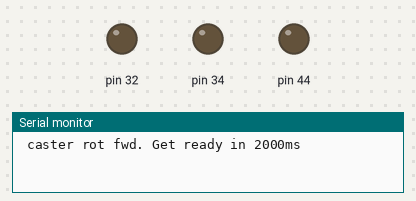
Bench run of a program on a simulated Arduino Mega 2560, built with avr-gcc and run on an emulated ATmega2560. Parts: output pins drawn as LEDs (lit = HIGH), the last lines printed to the serial monitor.

Above: at 0.1 s.
At 2.1 s:
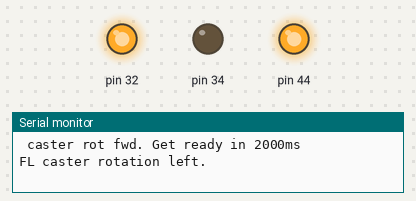
At 5.1 s:
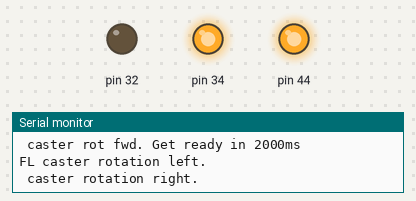
At 14.1 s:
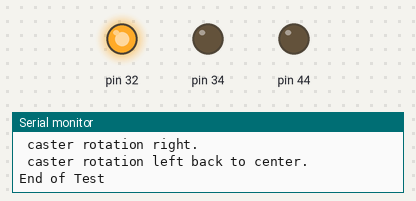
Timing chart, 0 to 15.6 s (numbered marks = the images above):
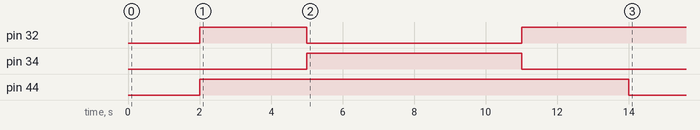

The program:

main.cpp
```cpp
#include <Arduino.h>
#include <stdint.h>
#include "main.h"
#include "test_caster.h"

void setup() {
  Serial.begin(9600);
  Serial.println(" caster rot fwd. Get ready in 2000ms");
  delay(2000);

  // test_caster_drive_fl();
  // test_caster_drive_fr();
  // test_caster_drive_r();
  test_caster_rot_fl();
  // test_caster_rot_fr();
  // test_caster_rot_r();
}


void loop() {
  Serial.println("End of Test");
  delay(60000);

}
```

main.h
```cpp
#ifndef main_h
#define main_h


#endif
```

test_as5048a.cpp
```cpp
#include <Arduino.h>

struct motor_pins_t
{
    uint8_t in1;
    uint8_t in2;
    uint8_t ena;
};

struct caster_settings_t
{
    int id;
    struct motor_pins_t fl_rot;
    struct motor_pins_t fl_drive;
    struct motor_pins_t fr_rot;
    struct motor_pins_t fr_drive;
    struct motor_pins_t  r_rot;
    struct motor_pins_t  r_drive;
};

caster_settings_t caster_settings;

void init_caster() {
  caster_settings.fl_rot = {32, 34, 44};
  caster_settings.fl_drive = {28, 30, 4};
  caster_settings.fr_rot = {40, 42, 45};
  caster_settings.fr_drive = {36, 38, 5};
  caster_settings.r_rot = {41, 43, 46};
  caster_settings.r_drive = {37, 39, 6};
}

void drive(const char* name, motor_pins_t pins) {

  Serial.print(name);
  Serial.println(" caster drive fwd.");
  pinMode(pins.in1, OUTPUT);
  pinMode(pins.in2, OUTPUT);
  pinMode(pins.ena, OUTPUT);
  digitalWrite(pins.in1, HIGH);
  digitalWrite(pins.in2, LOW);
  for (int i = 0; i < 256; i+=1) {
    analogWrite(pins.ena, i);
    delay(20);
  }
  delay(1000);
  for (int i = 255; i >= 0; i-=1) {
    analogWrite(pins.ena, i);
    delay(20);
  }
  delay(1000);

  Serial.print(name);
  Serial.println(" caster drive bwd");
  digitalWrite(pins.in1, LOW);
  digitalWrite(pins.in2, HIGH);
  for (int i = 0; i < 256; i+=1) {
    analogWrite(pins.ena, i);
    delay(20);
  }
  delay(1000);
  for (int i = 255; i >= 0; i-=1) {
    analogWrite(pins.ena, i);
    delay(20);
  }

}


#define PWM_SPD 255
#define PWM_TIME 3000
void rot(const char* name, motor_pins_t pins) {
  Serial.print(name);
  Serial.println(" caster rotation left.");
  pinMode(pins.in1, OUTPUT);
  pinMode(pins.in2, OUTPUT);
  pinMode(pins.ena, OUTPUT);

  digitalWrite(pins.in1, HIGH);
  digitalWrite(pins.in2, LOW);
  analogWrite(pins.ena, PWM_SPD);
  delay(PWM_TIME);

  Serial.println(" caster rotation right.");
  digitalWrite(pins.in1, LOW);
  digitalWrite(pins.in2, HIGH);
  analogWrite(pins.ena, PWM_SPD);
  delay(PWM_TIME*2);

  Serial.println(" caster rotation left back to center.");
  digitalWrite(pins.in1, HIGH);
  digitalWrite(pins.in2, LOW);
  analogWrite(pins.ena, PWM_SPD);
  delay(PWM_TIME);
  analogWrite(pins.ena, 0);
}

void test_caster_drive_fl() {
    init_caster();
    drive("FL", caster_settings.fl_drive);
}

void test_caster_drive_fr() {
    init_caster();
    drive("FR", caster_settings.fr_drive);
}

void test_caster_drive_r() {
    init_caster();
    drive("R", caster_settings.r_drive);
}


void test_caster_rot_fl() {
    init_caster();
    rot("FL", caster_settings.fl_rot);
}

void test_caster_rot_fr() {
    init_caster();
    rot("FR", caster_settings.fr_rot);
}

void test_caster_rot_r() {
    init_caster();
    rot("R", caster_settings.r_rot);
}
```

test_caster.cpp
```cpp
#include <Arduino.h>

struct motor_pins_t
{
    uint8_t in1;
    uint8_t in2;
    uint8_t ena;
};

struct caster_settings_t
{
    int id;
    struct motor_pins_t fl_rot;
    struct motor_pins_t fl_drive;
    struct motor_pins_t fr_rot;
    struct motor_pins_t fr_drive;
    struct motor_pins_t  r_rot;
    struct motor_pins_t  r_drive;
};

caster_settings_t caster_settings;

void init_caster() {
  caster_settings.fl_rot = {32, 34, 44};
  caster_settings.fl_drive = {28, 30, 4};
  caster_settings.fr_rot = {40, 42, 45};
  caster_settings.fr_drive = {36, 38, 5};
  caster_settings.r_rot = {41, 43, 46};
  caster_settings.r_drive = {37, 39, 6};
}

void drive(const char* name, motor_pins_t pins) {

  Serial.print(name);
  Serial.println(" caster drive fwd.");
  pinMode(pins.in1, OUTPUT);
  pinMode(pins.in2, OUTPUT);
  pinMode(pins.ena, OUTPUT);
  digitalWrite(pins.in1, HIGH);
  digitalWrite(pins.in2, LOW);
  for (int i = 0; i < 256; i+=1) {
    analogWrite(pins.ena, i);
    delay(20);
  }
  delay(1000);
  for (int i = 255; i >= 0; i-=1) {
    analogWrite(pins.ena, i);
    delay(20);
  }
  delay(1000);

  Serial.print(name);
  Serial.println(" caster drive bwd");
  digitalWrite(pins.in1, LOW);
  digitalWrite(pins.in2, HIGH);
  for (int i = 0; i < 256; i+=1) {
    analogWrite(pins.ena, i);
    delay(20);
  }
  delay(1000);
  for (int i = 255; i >= 0; i-=1) {
    analogWrite(pins.ena, i);
    delay(20);
  }

}


#define PWM_SPD 255
#define PWM_TIME 3000
void rot(const char* name, motor_pins_t pins) {
  Serial.print(name);
  Serial.println(" caster rotation left.");
  pinMode(pins.in1, OUTPUT);
  pinMode(pins.in2, OUTPUT);
  pinMode(pins.ena, OUTPUT);

  digitalWrite(pins.in1, HIGH);
  digitalWrite(pins.in2, LOW);
  analogWrite(pins.ena, PWM_SPD);
  delay(PWM_TIME);

  Serial.println(" caster rotation right.");
  digitalWrite(pins.in1, LOW);
  digitalWrite(pins.in2, HIGH);
  analogWrite(pins.ena, PWM_SPD);
  delay(PWM_TIME*2);

  Serial.println(" caster rotation left back to center.");
  digitalWrite(pins.in1, HIGH);
  digitalWrite(pins.in2, LOW);
  analogWrite(pins.ena, PWM_SPD);
  delay(PWM_TIME);
  analogWrite(pins.ena, 0);
}

void test_caster_drive_fl() {
    init_caster();
    drive("FL", caster_settings.fl_drive);
}

void test_caster_drive_fr() {
    init_caster();
    drive("FR", caster_settings.fr_drive);
}

void test_caster_drive_r() {
    init_caster();
    drive("R", caster_settings.r_drive);
}


void test_caster_rot_fl() {
    init_caster();
    rot("FL", caster_settings.fl_rot);
}

void test_caster_rot_fr() {
    init_caster();
    rot("FR", caster_settings.fr_rot);
}

void test_caster_rot_r() {
    init_caster();
    rot("R", caster_settings.r_rot);
}
```

test_caster.h
```cpp
#ifndef test_caster_h
#define test_caster_h

void test_caster_drive_fl();
void test_caster_drive_fr();
void test_caster_drive_r();

void test_caster_rot_fl();
void test_caster_rot_fr();
void test_caster_rot_r();

#endif test_caster_h
```
